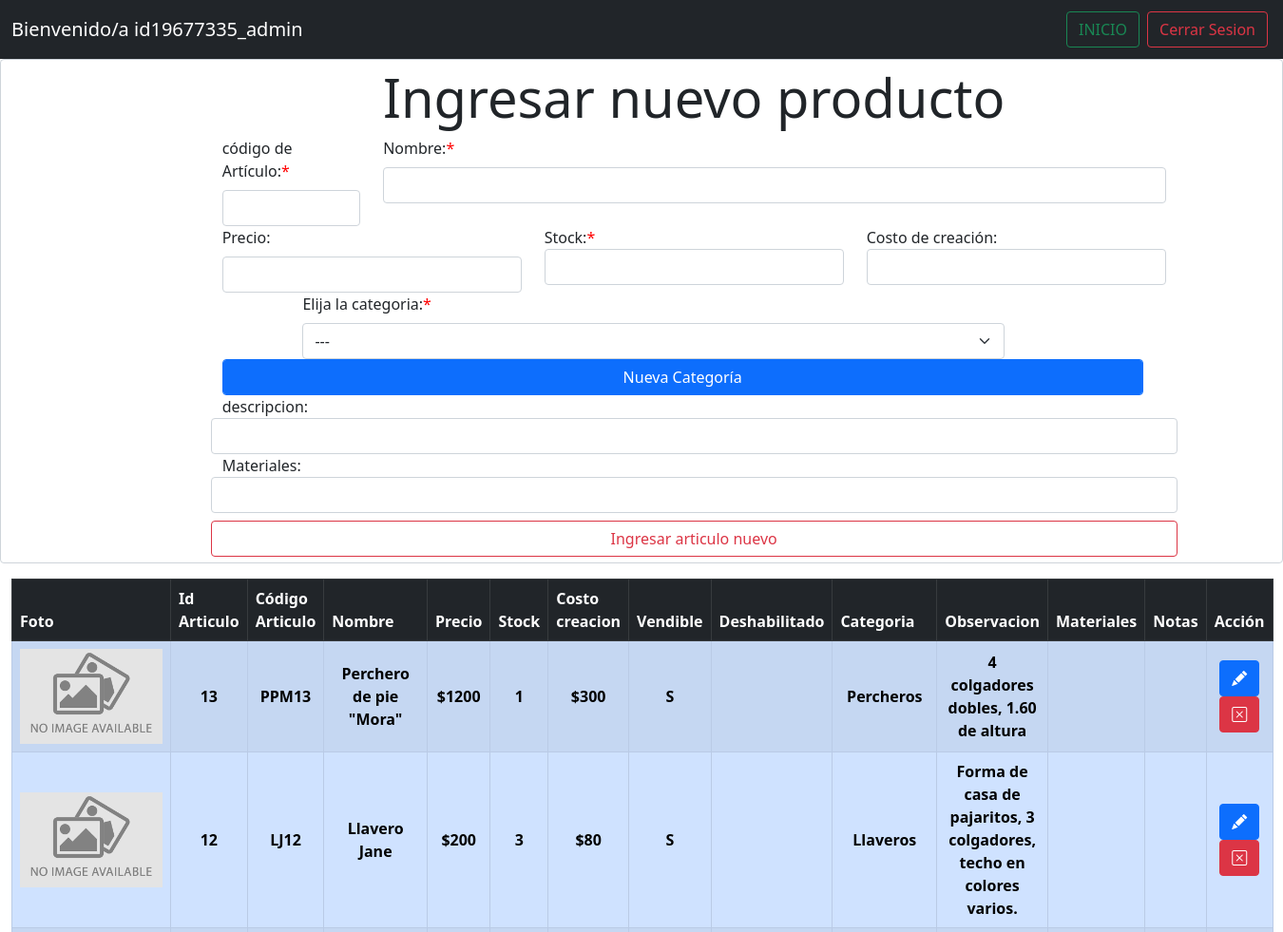
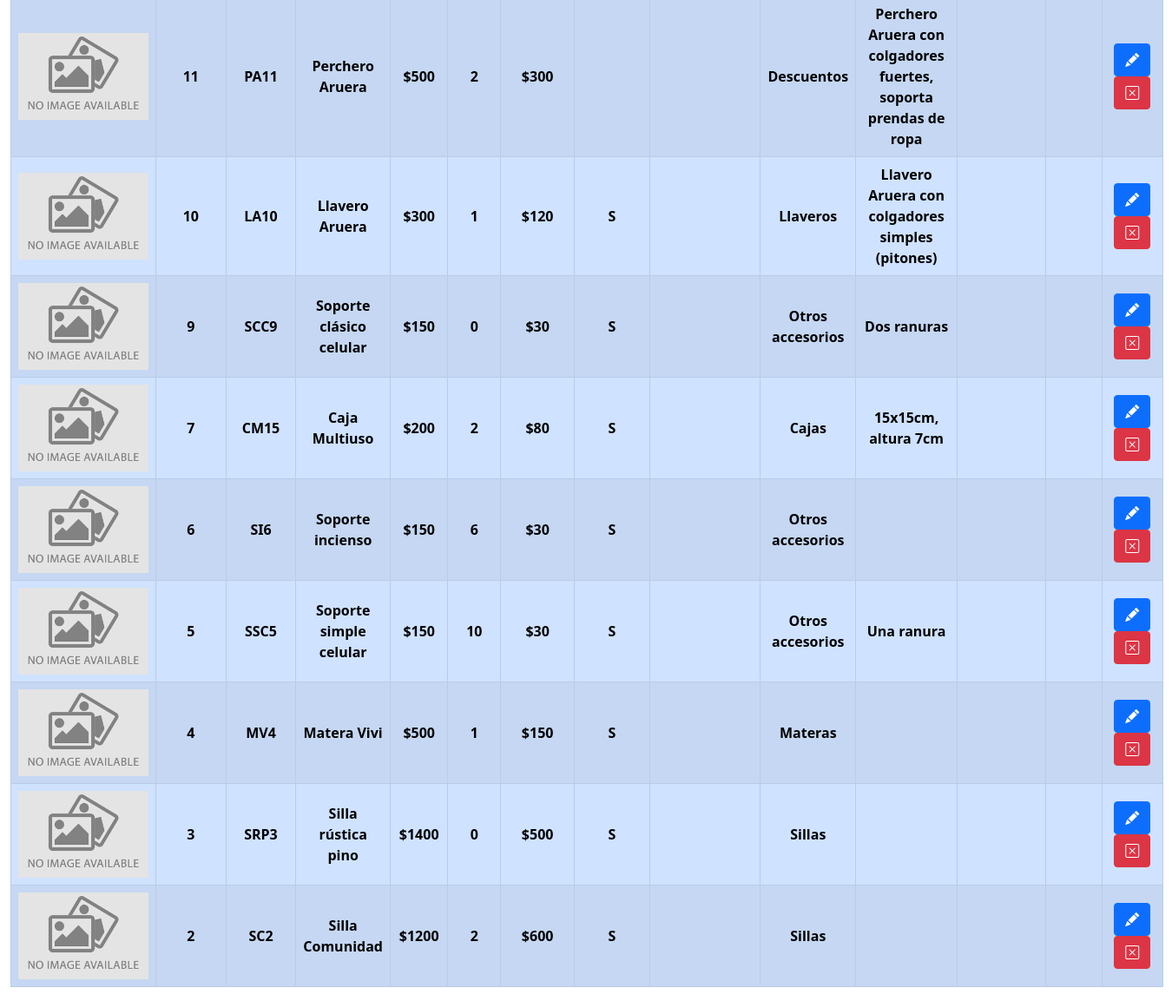
The app's page /Proyecto/maderastablas/articulos.php (signed in) with its own data (2 pictures, top to bottom).
### tables this page shows
CREATE TABLE `articulos` (
  `art_id` int(20) NOT NULL,
  `art_cod` varchar(20) NOT NULL,
  `art_nom` varchar(25) NOT NULL,
  `art_desc` varchar(255) NOT NULL,
  `art_precio` int(20) NOT NULL,
  `art_stock` int(20) NOT NULL,
  `art_costo` int(20) NOT NULL,
  `art_vendible` varchar(1) NOT NULL DEFAULT 'S',
  `art_deshabilitado` varchar(1) DEFAULT NULL,
  `art_categoria` int(20) NOT NULL,
  `art_materiales` varchar(20) NOT NULL,
  `art_notas` text NOT NULL,
  `art_imagen` text NOT NULL DEFAULT './../images/default.png'
);

CREATE TABLE `categorias` (
  `cat_id` int(20) NOT NULL,
  `cat_nom` varchar(25) NOT NULL,
  `cat_obs` varchar(50) DEFAULT NULL
);

### Proyecto/js/funciones.php (the view, shortened to what this page needs)
<?php
    function mostrarArticulos(){
      include('./../js/bd.php');
            $consulta= "SELECT * FROM articulos INNER JOIN categorias on articulos.art_categoria = categorias.cat_id ORDER BY art_id DESC";
            $datos= mysqli_query ($conexion,$consulta);
            while ($fila =mysqli_fetch_array($datos)){
                echo'
                <tr>
                    <th scope="col-1" class="align-middle" ><img src="'.$fila ["art_imagen"].'" alt="Girl in a jacket" width="150" height="100"></th>
                    <th scope="col-1" class="align-middle" >'.$fila ["art_id"].'</th>
                    <th scope="col-1" class="align-middle">'.$fila ["art_cod"].'</th>
                    <th scope="col-1" class="align-middle">'.$fila ["art_nom"].'</th>
                    <th scope="col-1" class="align-middle">$'.$fila ["art_precio"].'</th>
                    <th scope="col-1" class="align-middle">'.$fila ["art_stock"].'</th>
                    <th scope="col-1" class="align-middle">$'.$fila ["art_costo"].'</th>
                    <th scope="col-1" class="align-middle">'.$fila ["art_vendible"].'</th>
                    <th scope="col-1" class="align-middle">'.$fila ["art_deshabilitado"].'</th>
                    <th scope="col-1" class="align-middle">'.$fila ["cat_nom"].'</th>
                    <th scope="col-1" class="align-middle col-2">'.$fila ["art_desc"].'</th>
                    <th scope="col-1" class="align-middle">'.$fila ["art_materiales"].'</th>
                    <th scope="col-1" class="align-middle">'.$fila ["art_notas"].'</th>
                    <th scope="col-1" class="align-middle">
                    <a role="button" id="modificar__Articulo'.$fila ["art_id"].'" class="btn btn-primary" data-bs-toggle="modal" data-bs-target="#modal_modificarArticulo" data-art_id='.$fila ['art_id'].' >
                    <i class="bi bi-pencil-fill"></i>
                    </a>
                    <a role="button" id="eliminar__Articulo'.$fila ["art_id"].'" class="btn btn-danger" data-bs-toggle="modal" data-bs-target="#modal_eliminarArticulo" data-art_id='.$fila ['art_id'].'>
                    <i class="bi bi-x-square"></i>
                    </a>
                  </th>
                </tr>';
            }
        }
?>

### Proyecto/maderastablas/articulos.php (shortened to what this page needs)
<!DOCTYPE html>
<html lang="en">
<head>
    <?php
    include("./../js/funciones.php");
    ?>
    <link rel="stylesheet" href="./../style.css">
    <link rel="stylesheet" href="https://cdn.jsdelivr.net/npm/bootstrap-icons@1.9.1/font/bootstrap-icons.css">
    <link href="https://cdn.jsdelivr.net/npm/bootstrap@5.0.2/dist/css/bootstrap.min.css" rel="stylesheet">
</head>
<body>
    <section>
        <?php
         include("./../js/header.php");
        ?>
    </section>
    <div class="container-fluid form-control">
        <form action="articulos.php" method="post" class="offset-2 col-9">
            <h1 class="text-center display-4">Ingresar nuevo producto</h1>
            <div class="row">
                <div class="col-2">
                    <label for="codArticulo" class="form-label " >código de Artículo:<span style="color:red" title="Obligatorio">*</span></label>
                    <input type="text" class="form-control" name="codArticulo" id="txt__codArticulo" required>
                </div>
                <div class="col-10">
                    <label for="nombreArticulo" class="form-label" >Nombre:<span style="color:red" title="Obligatorio">*</span></label>
                    <input type="text" class="form-control" name="nombreArticulo" id="txt__nombreArticulo" required>
                </div>
            </div>
            <div class="row">
                <div class="col-4">
                    <label for="precioArticulo" class="form-label">Precio:</label>
                    <input type="number" class="form-control" name="precioArticulo" id="txt__precioArticulo" required>
                </div>
                <div class="col-4">
                    <label for="cantidadArticulo">Stock:<span style="color:red" title="Obligatorio">*</span></label>
                    <input type="number" class="form-control" class="form-label" name="cantidadArticulo" id="txt__cantidadArticulo" required>
                </div>
                <div class="col-4">
                    <label for="costoCreacionArticulo">Costo de creación:</label>
                    <input type="number" class="form-control" class="form-label" name="costoCreacionArticulo" id="txt__costoCreacionArticulo">
                </div>
            </div>
            <div class="row">
                <div class="offset-1 col-9">
                    <label for="categoria" class="form-label">Elija la categoria:<span style="color:red" title="Obligatorio">*</span></label>
                    <select name="categoria" id="select__categoria" class="form-select">
                    <option value="none">---</option>'
                    </select>
                </div>
                <div class="row" id="container__btnCategoria">
                    <div class="col-12">
                    <button type="button" id="btnModal_nuevaCategoria" class="btn btn-primary form-control" data-bs-toggle="modal" data-bs-target="#modal_nuevaCategoria">
                    Nueva Categoría
                    </button>
                    </div>
                </div>
            </div>
            <div class="row">
                <label for="descripcionArticulo">descripcion:</label>
                <input type="text" class="form-control" class="form-label" name="descripcionArticulo" id="txt__descripcionArticulo">
                <label for="MaterialesArticulo">Materiales:</label>
                <input type="text" class="form-control" class="form-label" name="MaterialesArticulo" id="txt__materialesArticulo">
                <button type="submit" class="btn btn-outline-danger mt-2" id="btn__ingresarArticulo">Ingresar articulo nuevo</button>
            </div>
        </form>
    </div>
    <div class="container-fluid col-sm-0 col-md-12 col-lg-12 mt-3 sm-0">
        <table class="table table-striped table-bordered table-primary">
        <thead class="table-dark">
            <tr >
            <th scope="col-1">Foto</th>
            <th scope="col-1">Id Articulo</th>
            <th scope="col-1">Código Articulo</th>
            <th scope="col-1">Nombre</th>
            <th scope="col-1">Precio</th>
            <th scope="col-1">Stock</th>
            <th scope="col-1">Costo creacion</th>
            <th scope="col-1">Vendible</th>
            <th scope="col-1">Deshabilitado</th>
            <th scope="col-1">Categoria</th>
            <th scope="col-1">Observacion</th>
            <th scope="col-1">Materiales</th>
            <th scope="col-1">Notas</th>
            <th scope="col-1">Acción</th>
        </thead>
        <tbody class="text-center">
            <?php
                mostrarArticulos();
            ?>
        </tbody>
        </table>
    </div>
</body>
</html>

### Proyecto/js/header.php
<nav class="navbar navbar-expand-lg navbar-dark bg-dark">
  <div class="container-fluid">
    <a class="navbar-brand" href="#">Bienvenido/a <?php
    echo $_SESSION['usuarioActivo']; ?>
    </a>
    <form class="d-flex">
      <a href='./../maderastablas/principal.php' class="btn btn-outline-success m-1">INICIO</a>
      <a href='./../js/cerrarSesion.php' class="btn btn-outline-danger m-1">Cerrar Sesion</a>
    </form>
  </div>

### Proyecto/style.css (style rules this page uses)
body { background-color: rgb(0, 85, 85); }

### records on screen
articulos: art_imagen (placeholder picture), art_id "13", art_cod "PPM13", art_nom "Perchero de pie \"Mora\"", art_precio "1200", art_stock "1", art_costo "300", art_vendible "S", art_categoria.cat_nom "Percheros", art_desc "4 colgadores dobles, 1.60 de altura"
articulos: art_imagen (placeholder picture), art_id "12", art_cod "LJ12", art_nom "Llavero Jane", art_precio "200", art_stock "3", art_costo "80", art_vendible "S", art_categoria.cat_nom "Llaveros", art_desc "Forma de casa de pajaritos, 3 colgadores, techo en colores varios."
articulos: art_imagen (placeholder picture), art_id "11", art_cod "PA11", art_nom "Perchero Aruera", art_precio "500", art_stock "2", art_costo "300", art_categoria.cat_nom "Descuentos", art_desc "Perchero Aruera con colgadores fuertes, soporta prendas de ropa"
articulos: art_imagen (placeholder picture), art_id "10", art_cod "LA10", art_nom "Llavero Aruera", art_precio "300", art_stock "1", art_costo "120", art_vendible "S", art_categoria.cat_nom "Llaveros", art_desc "Llavero Aruera con colgadores simples (pitones)"
articulos: art_imagen (placeholder picture), art_id "9", art_cod "SCC9", art_nom "Soporte clásico celular", art_precio "150", art_stock "0", art_costo "30", art_vendible "S", art_categoria.cat_nom "Otros accesorios", art_desc "Dos ranuras"
articulos: art_imagen (placeholder picture), art_id "7", art_cod "CM15", art_nom "Caja Multiuso", art_precio "200", art_stock "2", art_costo "80", art_vendible "S", art_categoria.cat_nom "Cajas", art_desc "15x15cm, altura 7cm"
articulos: art_imagen (placeholder picture), art_id "6", art_cod "SI6", art_nom "Soporte incienso", art_precio "150", art_stock "6", art_costo "30", art_vendible "S", art_categoria.cat_nom "Otros accesorios"
articulos: art_imagen (placeholder picture), art_id "5", art_cod "SSC5", art_nom "Soporte simple celular", art_precio "150", art_stock "10", art_costo "30", art_vendible "S", art_categoria.cat_nom "Otros accesorios", art_desc "Una ranura"
articulos: art_imagen (placeholder picture), art_id "4", art_cod "MV4", art_nom "Matera Vivi", art_precio "500", art_stock "1", art_costo "150", art_vendible "S", art_categoria.cat_nom "Materas"
articulos: art_imagen (placeholder picture), art_id "3", art_cod "SRP3", art_nom "Silla rústica pino", art_precio "1400", art_stock "0", art_costo "500", art_vendible "S", art_categoria.cat_nom "Sillas"
articulos: art_imagen (placeholder picture), art_id "2", art_cod "SC2", art_nom "Silla Comunidad", art_precio "1200", art_stock "2", art_costo "600", art_vendible "S", art_categoria.cat_nom "Sillas"

### other values on screen
$_SESSION['usuarioActivo'] "id19677335_admin"
